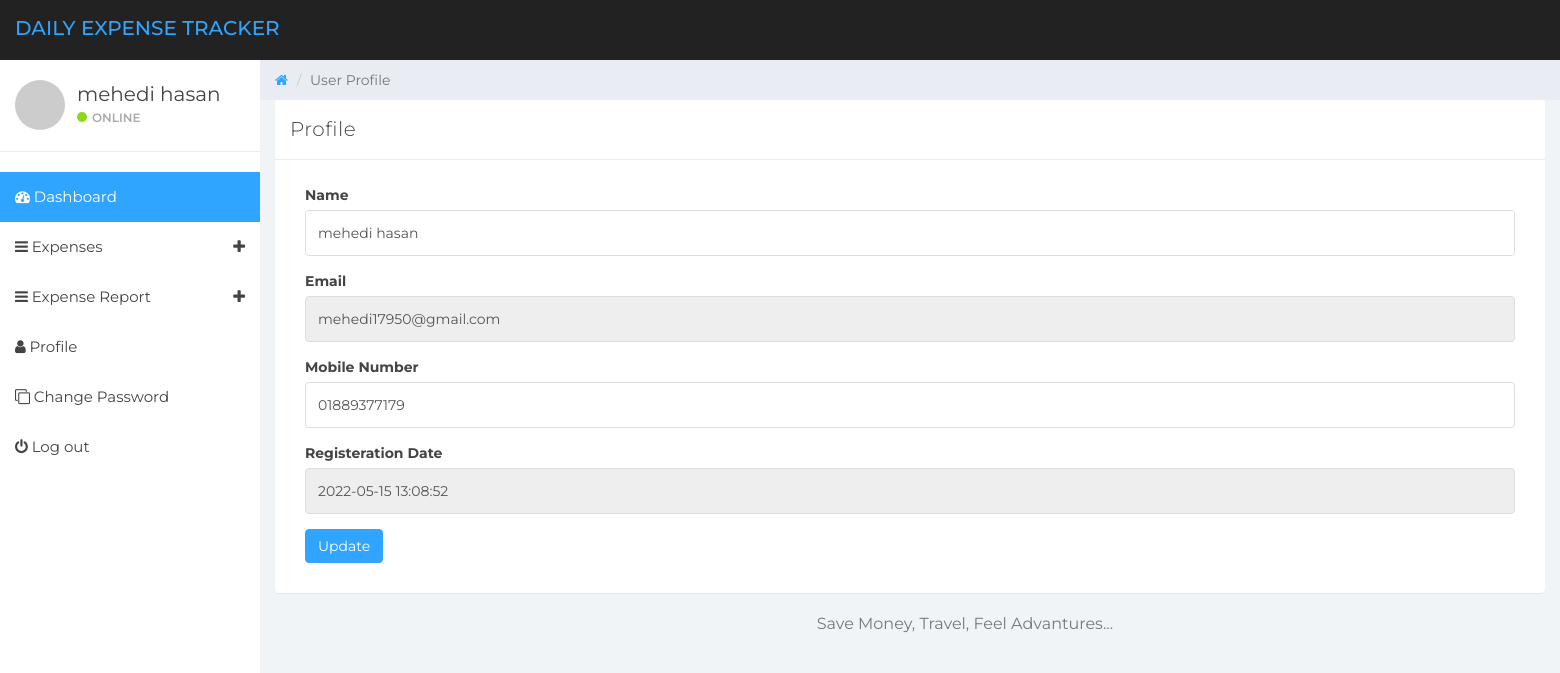
The page /user-profile.php (signed in) on the database its author committed.
### tables this page shows
CREATE TABLE `tblusers` (
  `id` int(11) NOT NULL,
  `name` varchar(255) NOT NULL,
  `email` varchar(255) NOT NULL,
  `mobile_number` varchar(11) NOT NULL,
  `password` varchar(255) NOT NULL,
  `reg_date` datetime NOT NULL DEFAULT CURRENT_TIMESTAMP
);

### user-profile.php (the view, shortened to what this page needs)
<?php
if(strlen($_SESSION['detsuid']==0)):
    header('location:logout.php');
else:
?>
<!DOCTYPE html>
<html lang="en">
<head>
    <link href="css/bootstrap.min.css" rel="stylesheet">
	<link href="css/font-awesome.min.css" rel="stylesheet">
	<link href="css/datepicker3.css" rel="stylesheet">
    <link href="css/styles.css" rel="stylesheet">
</head>
<body>
        <?php include('confs/header.php') ?>
        <?php include('confs/sidebar.php') ?>
        <div class="col-sm-9 col-sm-offset-3 col-lg-10 col-lg-offset-2 main">
            <div class="row">
                <ol class="breadcrumb">
                    <li><a href="#"><em class="fa fa-home"></em></a></li>
                    <li class="active">User Profile</li>
                </ol>
            </div>
            <div class="row">
                <div class="col-lg-12">
                    <div class="panel panel-default">
                        <div class="panel-heading">Profile</div>
                        <div class="panel-body">
                            <div class="col-md-12">
                                <?php
                                    $userid = $_SESSION['detsuid'];
                                    $result = mysqli_query($conn, "SELECT * FROM tblusers WHERE id = '$userid'");
                                    while($row = mysqli_fetch_array($result)):
                                ?>
                                        <form role="form" method="post">
                                            <fieldset>
                                                <div class="form-group">
                                                    <label>Name</label>
                                                    <input type="text" class="form-control" name="Name" value="<?php echo $row['name']; ?>" required>
                                                </div>
                                                <div class="form-group">
                                                    <label>Email</label>
                                                    <input type="email" class="form-control" name="email" value="<?php echo $row['email'] ?>" readonly>
                                                </div>
                                                <div class="form-group">
                                                    <label>Mobile Number</label>
                                                    <input type="text" class="form-control" name="contactnumber" value="<?php echo $row['mobile_number'] ?>" required>
                                                </div>
                                                <div class="form-group">
                                                    <label>Registeration Date</label>
                                                    <input type="text" class="form-control" name="regdate" value="<?php echo $row['reg_date']; ?>" readonly>
                                                </div>
                                                <div class="form-group">
                                                    <button type="submit" class="btn btn-primary" name="submit">Update</button>
                                                </div>
                                            </fieldset>
                                        </form>
                                    <?php endwhile; ?>
                            </div>
                        </div>
                    </div>
                </div>
                <?php include('confs/footer.php'); ?>
            </div>
        </div>
</body>
</html>
<?php endif; ?>

### confs/sidebar.php (shortened to what this page needs)
<?php
include('config.php');
?>
<div id="sidebar-collapse" class="col-sm-3 col-lg-2 sidebar">
    <div class="profile-sidebar">
        <div class="profile-userpic">
            <img src="http://placehold.it/50/30a5ff/fff" class="img-responsive" alt="">
        </div>
        <div class="profile-usertitle">
            <?php
                $uid = $_SESSION['detsuid'];
                $sql = mysqli_query($conn, "SELECT name FROM tblusers WHERE id = '$uid'");
                $result = mysqli_fetch_array($sql);
                $name = $result['name'];
            ?>
            <div class="profile-usertitle-name"><?php echo $name; ?></div>
            <div class="profile-usertitle-status"><span class="indicator label-success"></span>Online</div>
        </div>
    </div>
    <ul class="nav menu">
        <li class="active"><a href="dashboard.php"><em class="fa fa-dashboard">&nbsp;</em>Dashboard</a></li>
        <li class="parent">
            <a href="#sub-item-1" data-toggle="collapse">
                <em class="fa fa-navicon">&nbsp;</em>Expenses <span data-toggle="collapse" href="#sub-item-1" class="icon pull-right"><em class="fa fa-plus"></em></span>
            </a>
        </li>
        <li class="parent">
            <a href="#sub-item-2" data-toggle="collapse">
                <em class="fa fa-navicon">&nbsp;</em>Expense Report <span data-toggle="collapse" href="#sub-item-2" class="icon pull-right"><em class="fa fa-plus"></em></span>
            </a>
        </li>
        <li><a href="user-profile.php"><em class="fa fa-user">&nbsp;</em>Profile</a></li>
        <li><a href="change-password.php"><em class="fa fa-clone">&nbsp;</em>Change Password</a></li>
        <li><a href="logout.php"><em class="fa fa-power-off">&nbsp;</em>Log out</a></li>
    </ul>
</div>

### css/styles.css (style rules this page uses)
body { background: #f1f4f7; padding-top: 60px; font-size: 14px; color: #444444; font-family: "Montserrat", "Helvetica Neue", Helvetica, Arial, sans-serif; }
a, a:hover, a:focus { color: #30a5ff; }
input.form-control { border: 1px solid #ddd; box-shadow: none; height: 46px; }
.btn-primary, .btn-primary:hover, .btn-primary:focus, .btn-primary:active, .btn-primary.active, .open > .dropdown-toggle.btn-primary, .btn-primary.disabled, .btn-primary[disabled], fieldset[disabled] .btn-primary, .btn-primary.disabled:hover, .btn-primary[disabled]:hover, fieldset[disabled] .btn-primary:hover, .btn-primary.disabled:focus, .btn-primary[disabled]:focus, fieldset[disabled] .btn-primary:focus, .btn-primary.disabled:active, .btn-primary[disabled]:active, fieldset[disabled] .btn-primary:active, .btn-primary.disabled.active, .btn-primary[disabled].active, fieldset[disabled] .btn-primary.active { background-color: #30a5ff; border-color: #30a5ff; }
.label-success { background-color: #8ad919; }
.panel { border: 0; }
.panel-heading { font-size: 20px; font-weight: 300; letter-spacing: 0.025em; height: 60px; line-height: 38px; }
.panel-default .panel-heading { background: #fff; border-bottom: 1px solid #e9ecf2; color: #444444; }
.sidebar { display: block; padding: 0; display: none; box-shadow: none; background: #fff; }
.sidebar ul { margin: 20px 0px; }
@media (min-width: 768px) { .sidebar { display: block; position: fixed; top: 60px; bottom: 0; left: 0; z-index: 1000; display: block; margin: 0; padding: 0; overflow-x: hidden; overflow-y: auto; } }
.sidebar ul.nav .active a, .sidebar ul.nav li.parent a.active, .sidebar ul.nav .active > a:hover, .sidebar ul.nav li.parent a.active:hover, .sidebar ul.nav .active > a:focus, .sidebar ul.nav li.parent a.active:focus { color: #fff; background-color: #30a5ff; }
.sidebar ul.nav li a { height: 50px; font-size: 15px; line-height: 2em; color: #444444; }
.profile-sidebar { padding: 10px 0; border-bottom: 1px solid #e9ecf2; }
.indicator { width: 10px; height: 10px; display: inline-block; border-radius: 9999px; margin-right: 5px; }
.profile-userpic img { float: left; margin: 10px 0px 0px 15px; width: 50px; height: 50px; border-radius: 9999px !important; }
.profile-usertitle { float: left; text-align: left; margin: 10px 0 0 12px; }
.profile-usertitle-name { font-size: 20px; margin-bottom: 0px; }
.profile-usertitle-status { text-transform: uppercase; color: #AAA; font-size: 12px; font-weight: 600; margin-bottom: 15px; }
.breadcrumb { border-radius: 0; padding: 10px 15px 10px 15px; background: #e9ecf2; margin: 0; }

### rows shown on the page
tblusers: name "mehedi hasan", Name "mehedi hasan", email "mehedi17950@gmail.com", contactnumber "01889377179", regdate "2022-05-15 13:08:52"
